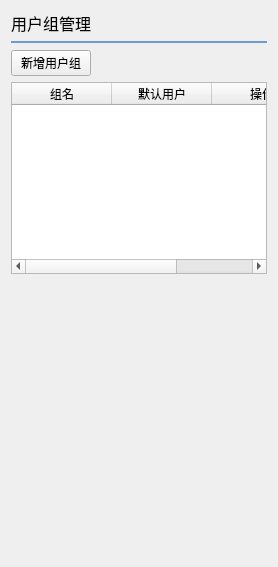
     <widget class="QWidget" name="page_19">
      <layout class="QVBoxLayout" name="verticalLayout_87">
       <item>
        <layout class="QHBoxLayout" name="horizontalLayout_91">
         <item>
          <widget class="QLabel" name="label_140">
           <property name="font">
            <font>
             <family>黑体</family>
             <pointsize>12</pointsize>
            </font>
           </property>
           <property name="text">
            <string>用户组管理</string>
           </property>
          </widget>
         </item>
         <item>
          <spacer name="horizontalSpacer_39">
           <property name="orientation">
            <enum>Qt::Horizontal</enum>
           </property>
           <property name="sizeHint" stdset="0">
            <size>
             <width>40</width>
             <height>20</height>
            </size>
           </property>
          </spacer>
         </item>
        </layout>
       </item>
       <item>
        <widget class="Line" name="line_13">
         <property name="styleSheet">
          <string notr="true">color:rgb(111, 156, 207);</string>
         </property>
         <property name="frameShadow">
          <enum>QFrame::Plain</enum>
         </property>
         <property name="lineWidth">
          <number>2</number>
         </property>
         <property name="orientation">
          <enum>Qt::Horizontal</enum>
         </property>
        </widget>
       </item>
       <item>
        <layout class="QHBoxLayout" name="horizontalLayout_92">
         <item>
          <widget class="QPushButton" name="pushButton_28">
           <property name="font">
            <font>
             <family>微软雅黑</family>
            </font>
           </property>
           <property name="text">
            <string>新增用户组</string>
           </property>
          </widget>
         </item>
         <item>
          <spacer name="horizontalSpacer_40">
           <property name="orientation">
            <enum>Qt::Horizontal</enum>
           </property>
           <property name="sizeHint" stdset="0">
            <size>
             <width>40</width>
             <height>20</height>
            </size>
           </property>
          </spacer>
         </item>
        </layout>
       </item>
       <item>
        <widget class="QTableWidget" name="tableWidget_11">
         <column>
          <property name="text">
           <string>组名</string>
          </property>
         </column>
         <column>
          <property name="text">
           <string>默认用户</string>
          </property>
         </column>
         <column>
          <property name="text">
           <string>操作</string>
          </property>
         </column>
        </widget>
       </item>
       <item>
        <spacer name="verticalSpacer_6">
         <property name="orientation">
          <enum>Qt::Vertical</enum>
         </property>
         <property name="sizeHint" stdset="0">
          <size>
           <width>20</width>
           <height>282</height>
          </size>
         </property>
        </spacer>
       </item>
      </layout>
     </widget>
